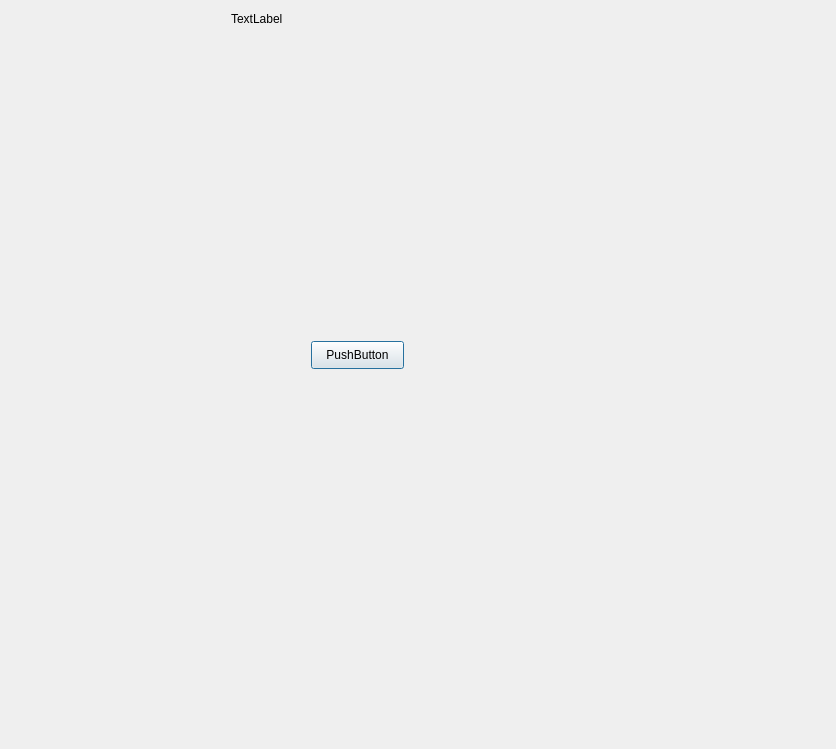
<?xml version="1.0" encoding="UTF-8"?>
<ui version="4.0">
 <class>Dialog</class>
 <widget class="QDialog" name="Dialog">
  <property name="geometry">
   <rect>
    <x>0</x>
    <y>0</y>
    <width>836</width>
    <height>749</height>
   </rect>
  </property>
  <property name="windowTitle">
   <string>Dialog</string>
  </property>
  <layout class="QHBoxLayout" name="horizontalLayout">
   <item>
    <widget class="QWidget" name="widget" native="true">
     <widget class="QLabel" name="label">
      <property name="geometry">
       <rect>
        <x>220</x>
        <y>0</y>
        <width>72</width>
        <height>15</height>
       </rect>
      </property>
      <property name="text">
       <string>TextLabel</string>
      </property>
     </widget>
     <widget class="QPushButton" name="pushButton">
      <property name="geometry">
       <rect>
        <x>300</x>
        <y>330</y>
        <width>93</width>
        <height>28</height>
       </rect>
      </property>
      <property name="text">
       <string>PushButton</string>
      </property>
     </widget>
    </widget>
   </item>
  </layout>
 </widget>
 <resources/>
 <connections/>
</ui>
